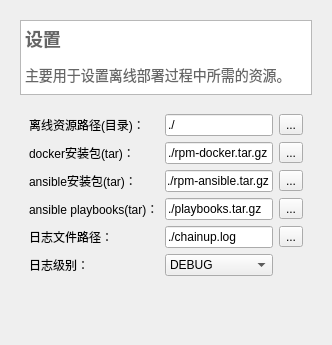
         <widget class="QWidget" name="page_settings">
          <layout class="QVBoxLayout" name="verticalLayout_10">
           <property name="spacing">
            <number>10</number>
           </property>
           <property name="leftMargin">
            <number>20</number>
           </property>
           <property name="topMargin">
            <number>20</number>
           </property>
           <property name="rightMargin">
            <number>20</number>
           </property>
           <property name="bottomMargin">
            <number>20</number>
           </property>
           <item>
            <widget class="QTextBrowser" name="text_8">
             <property name="sizePolicy">
              <sizepolicy hsizetype="Expanding" vsizetype="Fixed">
               <horstretch>0</horstretch>
               <verstretch>0</verstretch>
              </sizepolicy>
             </property>
             <property name="maximumSize">
              <size>
               <width>16777215</width>
               <height>75</height>
              </size>
             </property>
             <property name="html">
              <string>&lt;!DOCTYPE HTML PUBLIC &quot;-//W3C//DTD HTML 4.0//EN&quot; &quot;http://www.w3.org/TR/REC-html40/strict.dtd&quot;&gt;
&lt;html&gt;&lt;head&gt;&lt;meta name=&quot;qrichtext&quot; content=&quot;1&quot; /&gt;&lt;title&gt;设置&lt;/title&gt;&lt;style type=&quot;text/css&quot;&gt;
p, li { white-space: pre-wrap; }
&lt;/style&gt;&lt;/head&gt;&lt;body style=&quot; font-family:'Microsoft YaHei UI'; font-size:14px; font-weight:400; font-style:normal;&quot;&gt;
&lt;p style=&quot; margin-top:16px; margin-bottom:12px; margin-left:0px; margin-right:0px; -qt-block-indent:0; text-indent:0px;&quot;&gt;&lt;span style=&quot; font-size:x-large; font-weight:600; color:#666666;&quot;&gt;设置&lt;/span&gt;&lt;span style=&quot; font-size:14px; color:#666666;&quot;&gt; &lt;/span&gt;&lt;/p&gt;
&lt;p style=&quot; margin-top:12px; margin-bottom:12px; margin-left:0px; margin-right:0px; -qt-block-indent:0; text-indent:0px;&quot;&gt;&lt;span style=&quot; font-size:14px; color:#666666;&quot;&gt;主要用于设置离线部署过程中所需的资源。&lt;/span&gt;&lt;/p&gt;&lt;/body&gt;&lt;/html&gt;</string>
             </property>
            </widget>
           </item>
           <item>
            <widget class="QWidget" name="settings_group" native="true">
             <layout class="QGridLayout" name="gridLayout_5">
              <item row="6" column="0">
               <spacer name="verticalSpacer_5">
                <property name="orientation">
                 <enum>Qt::Vertical</enum>
                </property>
                <property name="sizeHint" stdset="0">
                 <size>
                  <width>20</width>
                  <height>40</height>
                 </size>
                </property>
               </spacer>
              </item>
              <item row="2" column="1">
               <widget class="QLineEdit" name="settings_rpm_ansible_path">
                <property name="text">
                 <string>./rpm-ansible.tar.gz</string>
                </property>
                <property name="placeholderText">
                 <string>ansible的rpm包及其依赖的相对/绝对路径</string>
                </property>
               </widget>
              </item>
              <item row="1" column="1">
               <widget class="QLineEdit" name="settings_rpm_docker_path">
                <property name="text">
                 <string>./rpm-docker.tar.gz</string>
                </property>
                <property name="placeholderText">
                 <string>docker的rpm包及其依赖的相对/绝对路径</string>
                </property>
               </widget>
              </item>
              <item row="3" column="0">
               <widget class="QLabel" name="label_playbooks_path">
                <property name="text">
                 <string>ansible playbooks(tar)：</string>
                </property>
               </widget>
              </item>
              <item row="2" column="2">
               <widget class="QToolButton" name="settings_rpm_ansible_path_browse_btn">
                <property name="text">
                 <string>...</string>
                </property>
               </widget>
              </item>
              <item row="0" column="0">
               <widget class="QLabel" name="label_offline_res_path">
                <property name="text">
                 <string>离线资源路径(目录)：</string>
                </property>
               </widget>
              </item>
              <item row="2" column="0">
               <widget class="QLabel" name="label_rpm_ansible_path">
                <property name="text">
                 <string>ansible安装包(tar)：</string>
                </property>
               </widget>
              </item>
              <item row="4" column="0">
               <widget class="QLabel" name="label_monitor_path">
                <property name="text">
                 <string>日志文件路径：</string>
                </property>
               </widget>
              </item>
              <item row="1" column="0">
               <widget class="QLabel" name="label_rpm_docker_path">
                <property name="text">
                 <string>docker安装包(tar)：</string>
                </property>
               </widget>
              </item>
              <item row="3" column="2">
               <widget class="QToolButton" name="settings_playbooks_path_browse_btn">
                <property name="text">
                 <string>...</string>
                </property>
               </widget>
              </item>
              <item row="4" column="1">
               <widget class="QLineEdit" name="settings_monitor_path">
                <property name="text">
                 <string>./chainup.log</string>
                </property>
                <property name="placeholderText">
                 <string>监控相关的镜像、compose文件、kibana配置等</string>
                </property>
               </widget>
              </item>
              <item row="4" column="2">
               <widget class="QToolButton" name="settings_monitor_path_browse_btn">
                <property name="text">
                 <string>...</string>
                </property>
               </widget>
              </item>
              <item row="3" column="1">
               <widget class="QLineEdit" name="settings_playbooks_path">
                <property name="text">
                 <string>./playbooks.tar.gz</string>
                </property>
                <property name="placeholderText">
                 <string>ansible playbooks的相对/绝对路径</string>
                </property>
               </widget>
              </item>
              <item row="0" column="1">
               <widget class="QLineEdit" name="settings_offline_res_path">
                <property name="text">
                 <string>./</string>
                </property>
                <property name="placeholderText">
                 <string>以下所有资源所在的目录</string>
                </property>
               </widget>
              </item>
              <item row="0" column="2">
               <widget class="QToolButton" name="settings_offline_res_path_browse_btn">
                <property name="text">
                 <string>...</string>
                </property>
               </widget>
              </item>
              <item row="1" column="2">
               <widget class="QToolButton" name="settings_rpm_docker_path_browse_btn">
                <property name="text">
                 <string>...</string>
                </property>
               </widget>
              </item>
              <item row="5" column="0">
               <widget class="QLabel" name="label_img_node_path">
                <property name="text">
                 <string>日志级别：</string>
                </property>
               </widget>
              </item>
              <item row="5" column="1">
               <widget class="QComboBox" name="comboBox">
                <item>
                 <property name="text">
                  <string>DEBUG</string>
                 </property>
                </item>
                <item>
                 <property name="text">
                  <string>INFO</string>
                 </property>
                </item>
                <item>
                 <property name="text">
                  <string>WARN</string>
                 </property>
                </item>
                <item>
                 <property name="text">
                  <string>ERROR</string>
                 </property>
                </item>
               </widget>
              </item>
             </layout>
            </widget>
           </item>
          </layout>
         </widget>
